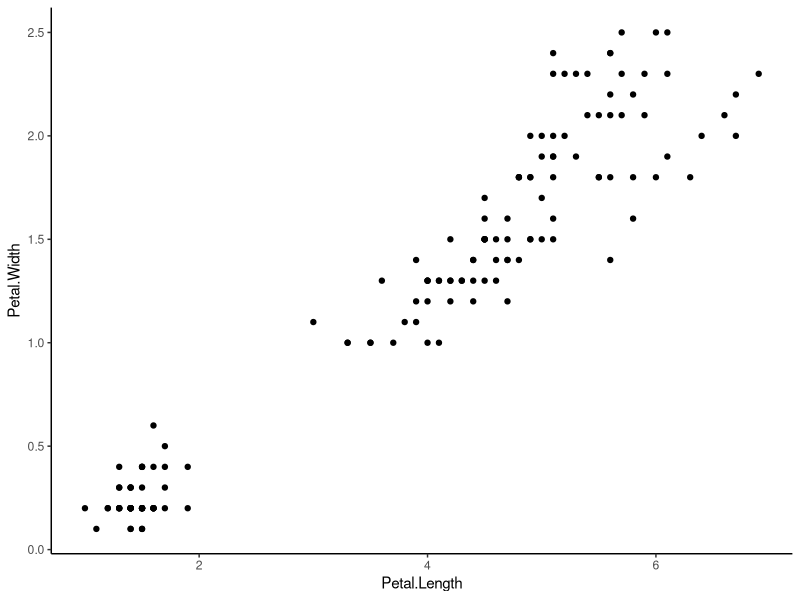
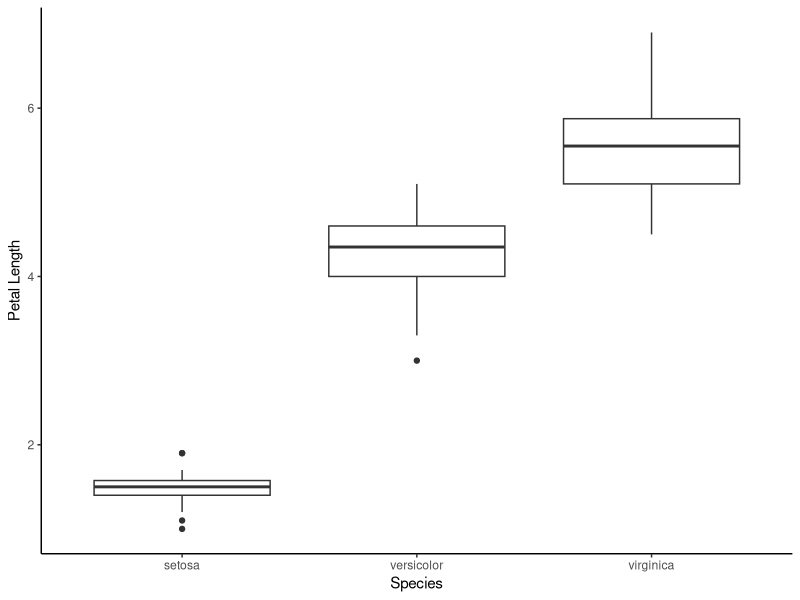
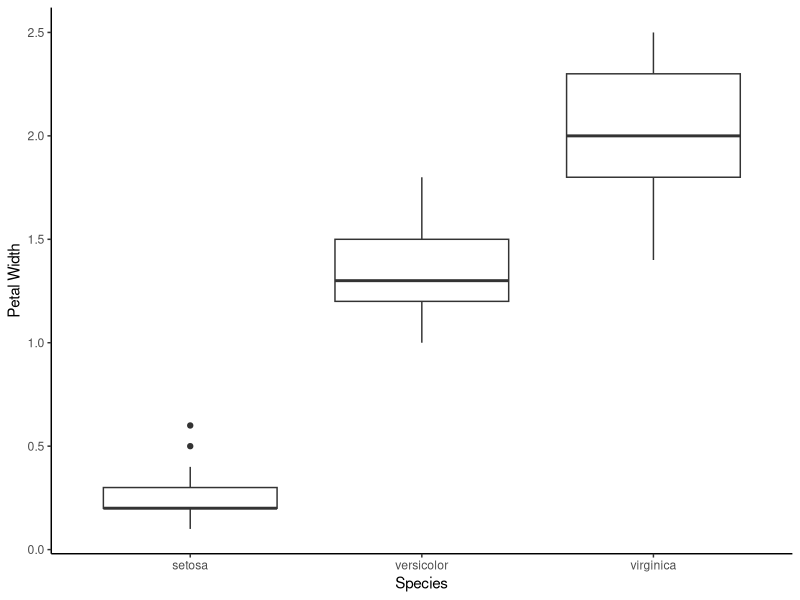
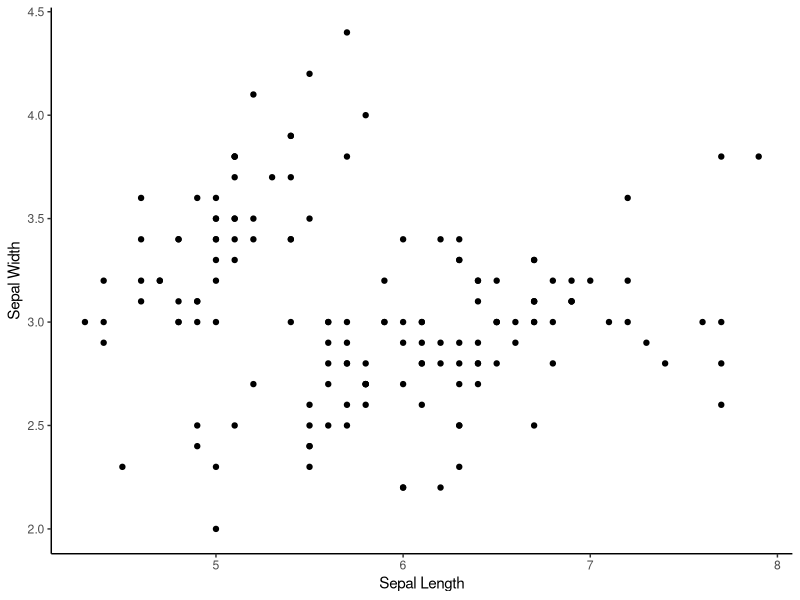

Write the R code that produced these figures, in order.
##iris data read in ####

data("iris")
summary(iris)

## creating plots ####
library(ggplot2)
ggplot(iris, aes(x= Petal.Length, y= Petal.Width)) +
  geom_point() +
  theme_classic()

ggplot(iris, aes(x= Species, y= Petal.Length)) +
  geom_boxplot() +
  theme_classic()+
  ylab("Petal Length")

ggplot(iris, aes(x= Species, y= Petal.Width)) +
  geom_boxplot() +
  theme_classic() +
  ylab("Petal Width")

ggplot(iris, aes(x= Sepal.Length, y= Sepal.Width)) +
  geom_point() +
  theme_classic() +
  ylab("Sepal Width") +
  xlab("Sepal Length")